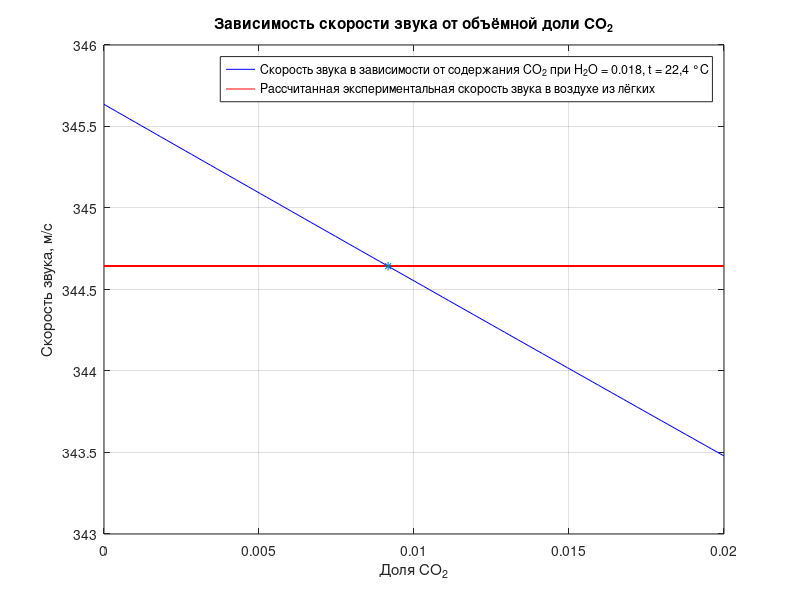

Source code (MATLAB):
%% Считывание данных

tmp_data = importdata('air.txt',',');
airRaw = tmp_data.data;
tmp_data = importdata('breath.txt',',');
breathRaw = tmp_data.data;
tmp_data = importdata('samplingFrequency.txt',',');
sF = tmp_data.data;
tmp_data = importdata('temperature.txt',',');
te = tmp_data.data;
tmp_data = importdata('totalTime.txt',',');
ti = tmp_data.data;
tmp_data = importdata('volumeFractionWater.txt',',');
vFW = tmp_data.data;
[s1, s2] = size(airRaw);
ttRaw = linspace(0, ti, s1);
ttRaw = transpose(ttRaw);

%% Нормировка

windowSize = 5;
b = (1 / windowSize) * ones(1, windowSize);
a = 1;

airFiltered = filter(b, a, airRaw());
breathFiltered = filter(b, a, breathRaw());

start = 30;

airFiltered = airFiltered(start:end, :);
breathFiltered = breathFiltered(start:end, :);
tt = ttRaw(start:end);

cAir = polyfit(tt, airFiltered(:, 1), 3);
cBreath = polyfit(tt, breathFiltered(:, 1), 3);

air = airFiltered - polyval(cAir, tt);
airNorm = air ./ max(air);

breath = breathFiltered - polyval(cBreath, tt);
breathNorm = breath ./ max(breath);

%% Первый график (воздух)

% subplot(131);
plot(tt, airNorm);
title('Относительное изменение давления у микрофонов в воздухе');
xlabel('Время, с');
ylabel('Отсчёты АЦП');
legend('Микрофон №1', 'Микрофон №2');
grid on;

%% Второй график (лёгкие)

% subplot(132);
plot(tt, breathNorm);
title('Относительное изменение давления у микрофонов в воздухе из лёгких');
xlabel('Время, с');
ylabel('Отсчёты АЦП');
legend('Микрофон №1', 'Микрофон №2');
grid on;

%% Подсчёт необходимых значений

m1 = find(airNorm == max(airNorm));
m2 = find(breathNorm == max(breathNorm));
t1 = tt(m1(1));
t2 = tt(m1(2) - 995);
t3 = tt(m2(1));
t4 = tt(m2(2) - 995);

v1 = 1.158/(t4 - t3);
v2 = 1.158/(t2 - t1);

T = te + 273.14;
R = 8.314;

x_CO2 = linspace(0, 0.02);
q = 1 - vFW - x_CO2;

mu = 28.97.*q + 18.01*vFW + 44.01.*x_CO2;
g = (28.97*1.0036.*q + 18.01*1.863*vFW + 44.01*0.838.*x_CO2)./(28.97*0.7166.*q + 18.01*1.403*vFW + 44.01*0.649.*x_CO2);

v = sqrt(1000 * R .* g * T ./ mu);
v11 = ones(100) * v1;

%% Третий график (результат)

% subplot(133);
plot(x_CO2, v, 'b', x_CO2, v11, 'r');
grid on;
hold on;

eee = 0.00916502979156563; % Получено из программы на Python
plot(eee, v1, '*');
title('Зависимость скорости звука от объёмной доли CO_{2}');
xlabel('Доля CO_{2}');
ylabel('Скорость звука, м/с');
legend('Скорость звука в зависимости от содержания CO_{2} при H_{2}O = 0.018, t = 22,4 °C', 'Рассчитанная экспериментальная скорость звука в воздухе из лёгких');
grid on;